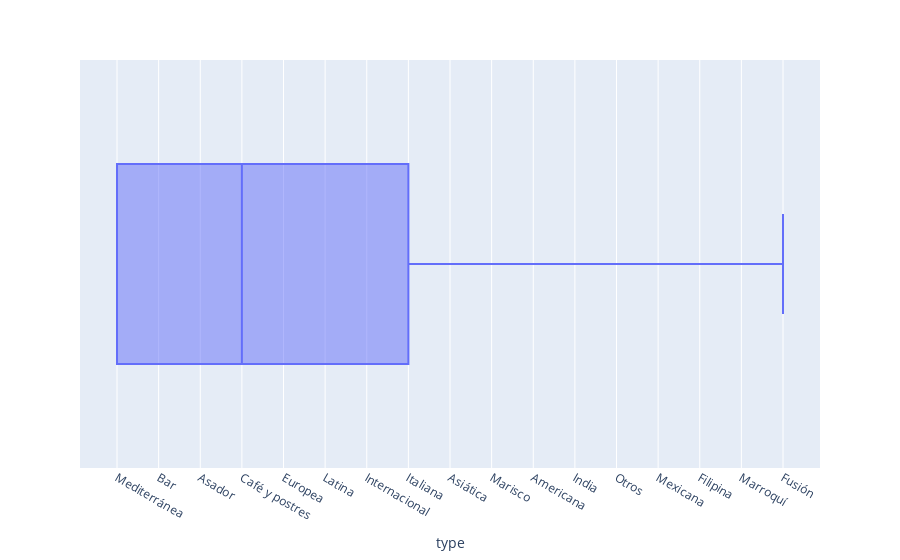

Here is the notebook cell this chart was saved with:
### Code cell
#boxplot por precio

fig = px.box(df, x="type")
fig.show()

### Figure 1 — Plotly figure (JSON) as saved in the notebook; plotly's stock layout.template omitted (floating-point values rounded to 4 significant figures; data arrays with more than 128 entries replaced by an {"elided": "..."} marker saying what was removed)
{"data": [{"alignmentgroup": "True", "hovertemplate": "type=%{x}<extra></extra>", "legendgroup": "", "marker": {"color": "#636efa"}, "name": "", "notched": false, "offsetgroup": "", "orientation": "h", "showlegend": false, "type": "box", "x": {"elided": "498 str values"}, "x0": " ", "xaxis": "x", "y0": " ", "yaxis": "y"}], "layout": {"boxmode": "group", "legend": {"tracegroupgap": 0}, "margin": {"t": 60}, "xaxis": {"anchor": "y", "domain": [0, 1], "title": {"text": "type"}}, "yaxis": {"anchor": "x", "domain": [0, 1]}}}
